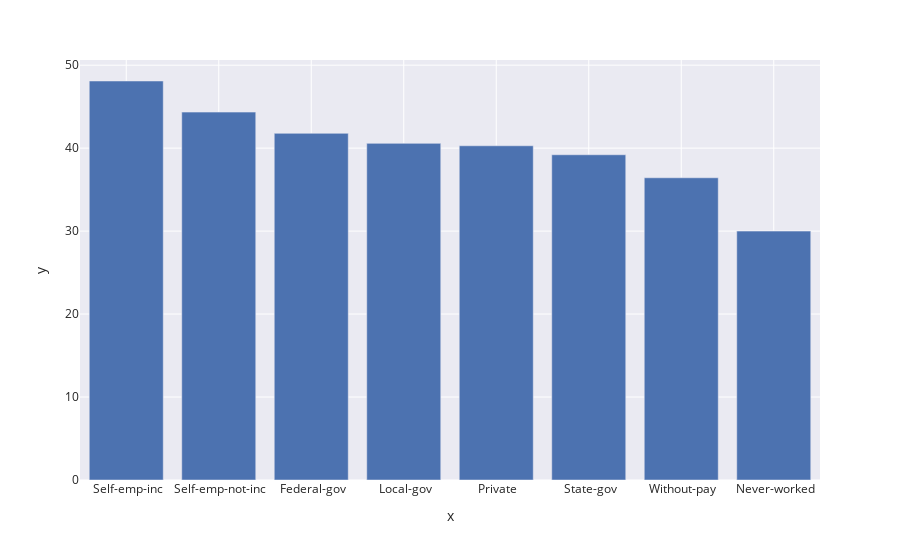

Write notebook code for a chart like this one.
### Code cell
fig = px.bar(x =classe_horas_trabalhadas.index, y = classe_horas_trabalhadas.values,
                 template = "seaborn")
fig.show()

### Figure 1 — Plotly figure (JSON) as saved in the notebook; plotly's stock layout.template omitted (floating-point values rounded to 4 significant figures)
{"data": [{"alignmentgroup": "True", "hovertemplate": "x=%{x}<br>y=%{y}<extra></extra>", "legendgroup": "", "marker": {"color": "rgb(76,114,176)", "pattern": {"shape": ""}}, "name": "", "offsetgroup": "", "orientation": "v", "showlegend": false, "textposition": "auto", "type": "bar", "x": [" Self-emp-inc", " Self-emp-not-inc", " Federal-gov", " Local-gov", " Private", " State-gov", " Without-pay", " Never-worked"], "xaxis": "x", "y": [48.09, 44.34, 41.79, 40.58, 40.29, 39.2, 36.43, 30], "yaxis": "y"}], "layout": {"autosize": true, "barmode": "relative", "legend": {"tracegroupgap": 0}, "margin": {"t": 60}, "xaxis": {"anchor": "y", "autorange": true, "domain": [0, 1], "range": [-0.5, 7.5], "title": {"text": "x"}, "type": "category"}, "yaxis": {"anchor": "x", "autorange": true, "domain": [0, 1], "range": [0, 50.62], "title": {"text": "y"}, "type": "linear"}}}
